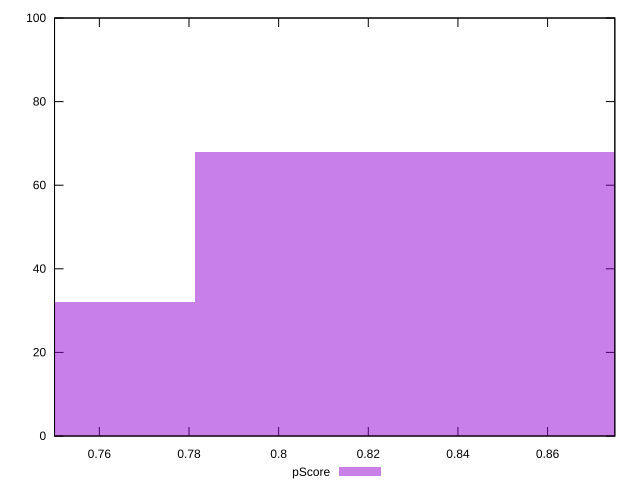

Source code (gnuplot):
reset

$pScore <<EOF
0.8523843127200974 68
0.7103202606000812 32
EOF

set key outside below
set boxwidth 0.14206405212001624
set xrange [0.75:0.875]
set yrange [0:100]
set trange [0:100]
set style fill transparent solid 0.5 noborder
set terminal svg size 640, 490 enhanced background rgb 'white'
set output "reports/report_00032_2021-02-25T10-28-15.087Z/uses-text-compression/samples/card/pScore/histogram.svg"

plot $pScore title "pScore" with boxes

reset
